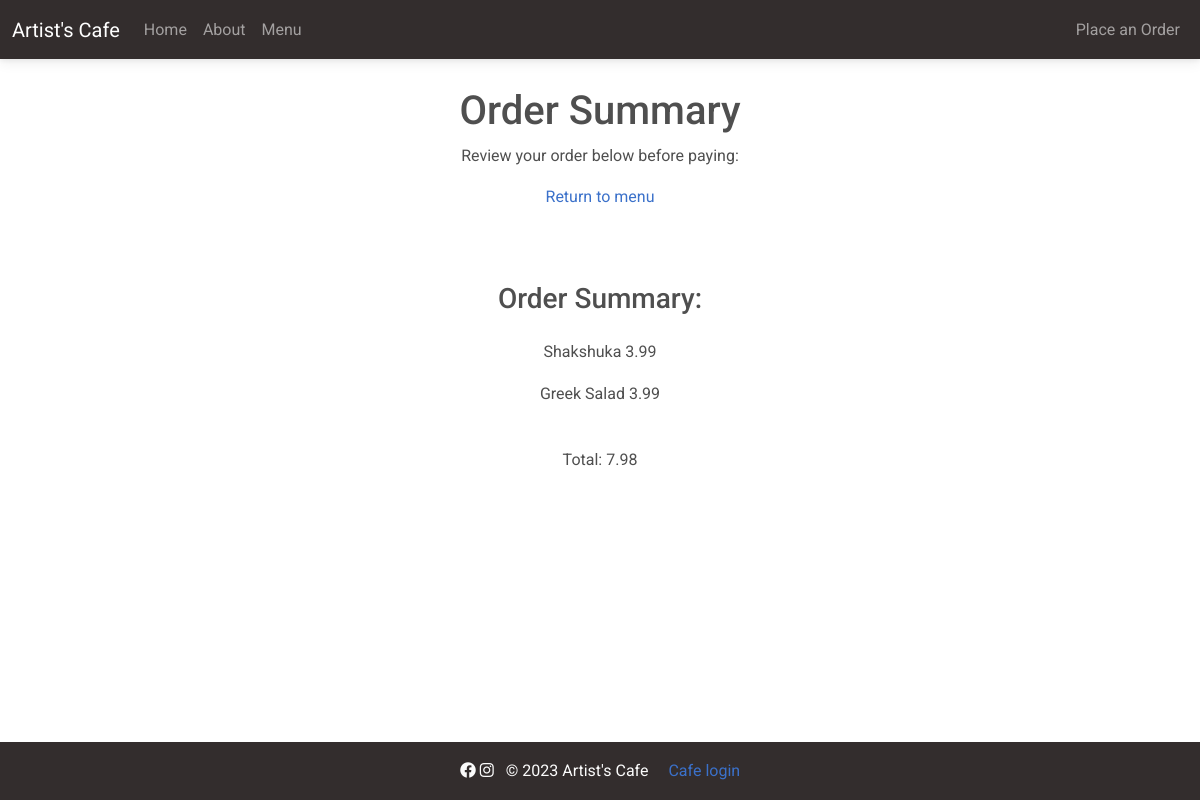
Page /order-confirmation/47 on the committed database.
### customer/models.py (models this page shows, shortened)
class MenuItem(models.Model):
    name = models.CharField(max_length=100)
    description = models.TextField()
    image = models.ImageField(upload_to='menu_images/')
    price = models.DecimalField(max_digits=5, decimal_places=2)
    category = models.ManyToManyField('Category', related_name='item')

class OrderModel(models.Model):
    created_on = models.DateTimeField(auto_now_add=True)
    price = models.DecimalField(max_digits=7, decimal_places=2)
    items = models.ManyToManyField('MenuItem', related_name='order', blank=True)
    name = models.CharField(max_length=50, blank=True)
    email = models.CharField(max_length=50, blank=True)
    street = models.CharField(max_length=50, blank=True)
    city = models.CharField(max_length=50, blank=True)
    county = models.CharField(max_length=15, blank=True)
    post_code = models.CharField(max_length=15, blank=True, null=True)
    is_paid = models.BooleanField(default=False)
    is_shipped = models.BooleanField(default=False)

### customer/views.py (the view, shortened to what this page needs)
# urls.py: path('order-confirmation/<int:pk>', OrderConfirmation.as_view(),
class OrderConfirmation(View):
    def get(self, request, pk, *args, **kwargs):
        order = OrderModel.objects.get(pk=pk)
        context = {
        'pk': order.pk,
        'items': order.items,
        'prices': order.price,
        }
        return render(request, 'customer/order_confirmation.html', context)

### customer/templates/customer/order_confirmation.html (shortened to what this page needs)
{% extends 'customer/base.html' %}
{% block content %}
<div class="container mb-5">
    <div class="row justify-content-center mt-1">
        <div class="col-md-5 col-sm-12 p-4 text-center">
            <h1>Order Summary</h1>
            <p>Review your order below before paying:</p>
            <a href="{% url 'order' %}">Return to menu</a>
        </div>
    </div>
    <div class="row justify-content-center mt-5">
        <div class="col-md-5 col-sm-12 text-center">
            <h3 class="pb-3">Order Summary:</h3>
            {% for item in items.all %}
                <p>{{ item.name }} <span class="pl-3">{{ item.price }}</span></p>
            {% endfor %}
            <p class="font-weight-bold pt-4">Total: {{ prices }}</p>
        </div>
    </div>
</div>
{% endblock content %}

### rows in the picture
MenuItem: name "Shakshuka", price "3.99"
MenuItem: name "Greek Salad", price "3.99"
OrderModel: price "7.98"
